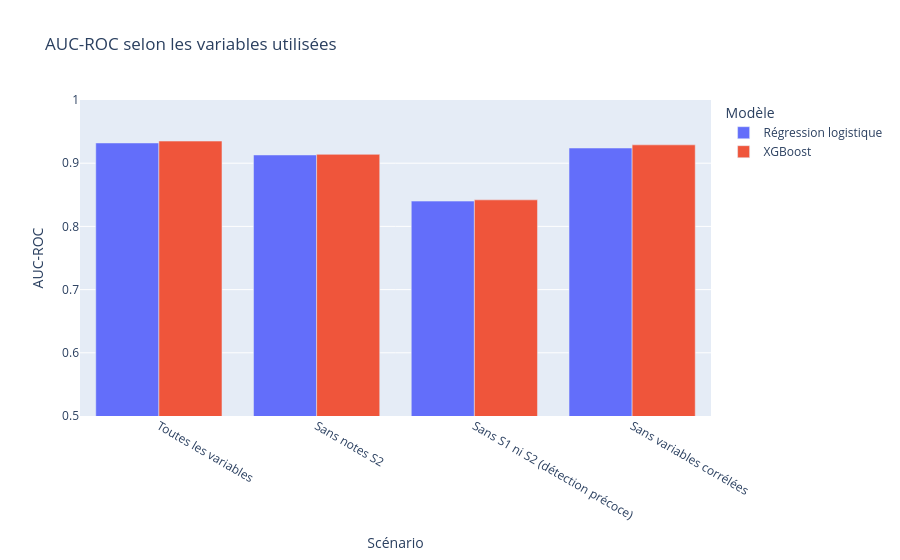

Source (notebook cell):
### Code cell
px.bar(scen_table, x="Scénario", y="AUC-ROC", color="Modèle", barmode="group",
       range_y=[0.5, 1], title="AUC-ROC selon les variables utilisées")

### Figure 1 — Plotly figure (JSON) as saved in the notebook; plotly's stock layout.template omitted (floating-point values rounded to 4 significant figures)
{"data": [{"alignmentgroup": "True", "hovertemplate": "Modèle=Régression logistique<br>Scénario=%{x}<br>AUC-ROC=%{y}<extra></extra>", "legendgroup": "Régression logistique", "marker": {"color": "#636efa", "pattern": {"shape": ""}}, "name": "Régression logistique", "offsetgroup": "Régression logistique", "orientation": "v", "showlegend": true, "textposition": "auto", "type": "bar", "x": ["Toutes les variables", "Sans notes S2", "Sans S1 ni S2 (détection précoce)", "Sans variables corrélées"], "xaxis": "x", "y": [0.932, 0.913, 0.84, 0.924], "yaxis": "y"}, {"alignmentgroup": "True", "hovertemplate": "Modèle=XGBoost<br>Scénario=%{x}<br>AUC-ROC=%{y}<extra></extra>", "legendgroup": "XGBoost", "marker": {"color": "#EF553B", "pattern": {"shape": ""}}, "name": "XGBoost", "offsetgroup": "XGBoost", "orientation": "v", "showlegend": true, "textposition": "auto", "type": "bar", "x": ["Toutes les variables", "Sans notes S2", "Sans S1 ni S2 (détection précoce)", "Sans variables corrélées"], "xaxis": "x", "y": [0.935, 0.914, 0.842, 0.929], "yaxis": "y"}], "layout": {"barmode": "group", "legend": {"title": {"text": "Modèle"}, "tracegroupgap": 0}, "title": {"text": "AUC-ROC selon les variables utilisées"}, "xaxis": {"anchor": "y", "domain": [0, 1], "title": {"text": "Scénario"}}, "yaxis": {"anchor": "x", "domain": [0, 1], "range": [0.5, 1], "title": {"text": "AUC-ROC"}}}}
